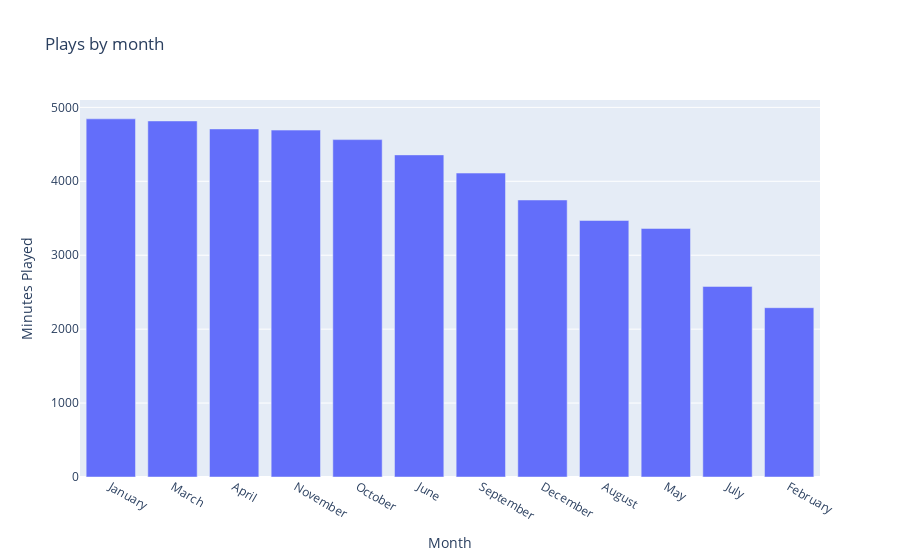

Source (notebook cell):
### Markdown cell above
Pretty even spread throughout the working week. Saturday and Sundays are less because I'm usually out doing other things than listening to music. 
Let's check monthly habits:

### Code cell
streaming_df["Month"] = streaming_df["endTime"].dt.month_name()
monthly_plays = (
    streaming_df.groupby("Month").sum().sort_values(by="minutesPlayed", ascending=False)
)

fig = go.Figure([go.Bar(x=monthly_plays.index, y=monthly_plays["minutesPlayed"])])
fig.update_xaxes(title_text="Month")
fig.update_yaxes(title_text="Minutes Played")
fig.update_layout(title_text="Plays by month")
fig.show()

### Figure 1 — Plotly figure (JSON) as saved in the notebook; plotly's stock layout.template omitted (floating-point values rounded to 4 significant figures)
{"data": [{"type": "bar", "x": ["January", "March", "April", "November", "October", "June", "September", "December", "August", "May", "July", "February"], "y": [4845.0, 4816.0, 4708.0, 4692.0, 4564.0, 4357.0, 4111.0, 3747.0, 3470.0, 3362.0, 2578.0, 2290.0]}], "layout": {"title": {"text": "Plays by month"}, "xaxis": {"title": {"text": "Month"}}, "yaxis": {"title": {"text": "Minutes Played"}}}}
